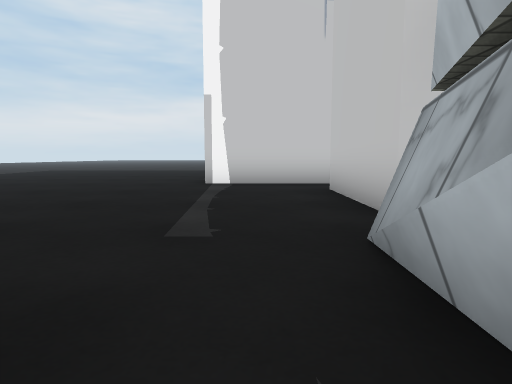
View 1 (above)

19 first-person views from a walk through a 3-D level made in the Unity game engine. The camera is 0.64 m above the floor, tilts 6° down and sees 75° across. The floor is counted in squares, 1 m on a side. Each view is taken from the middle of a square. On the plan, view 1 faces up. The plan holds only what a view shows up to about 10 squares ahead; the rest is blank. The place goes on beyond the plan. Some surface patterns are stand-ins.

View 2
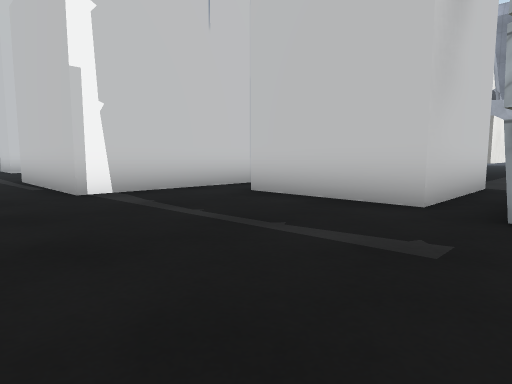

View 3
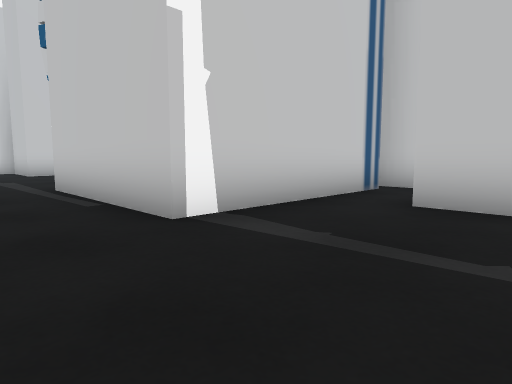

View 4
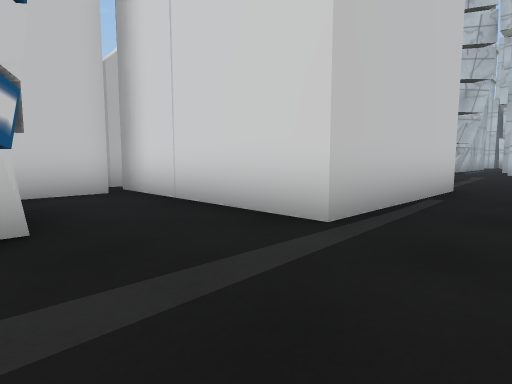

View 5
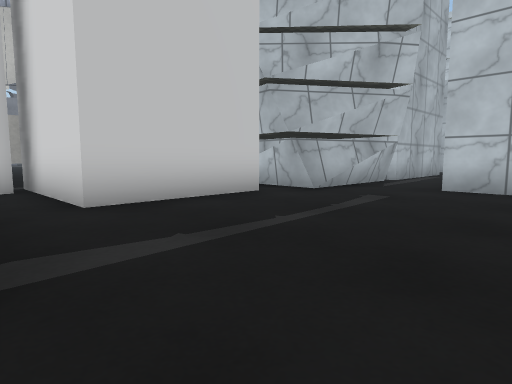

View 6
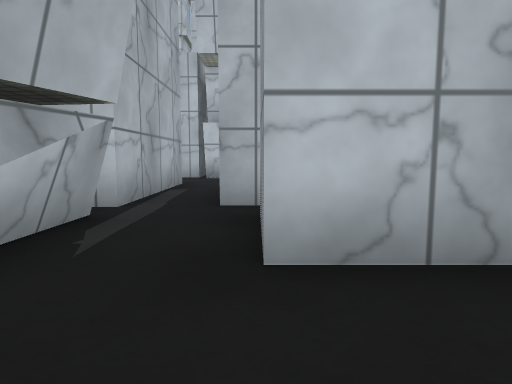

View 7
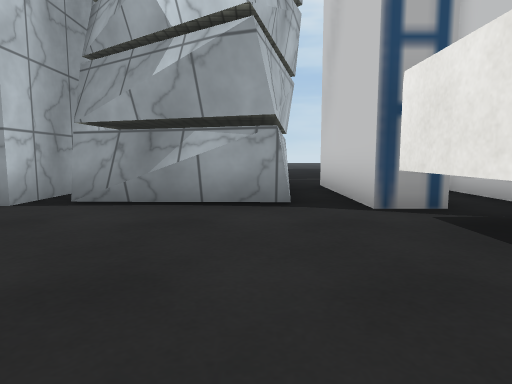

View 8
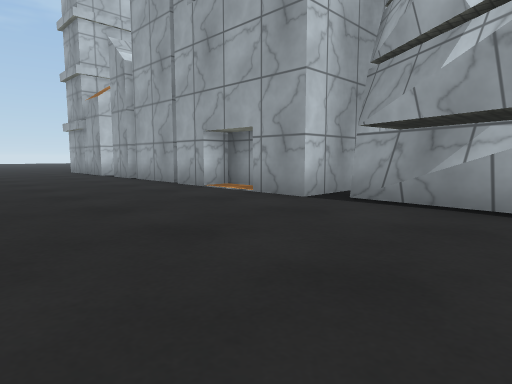

View 9
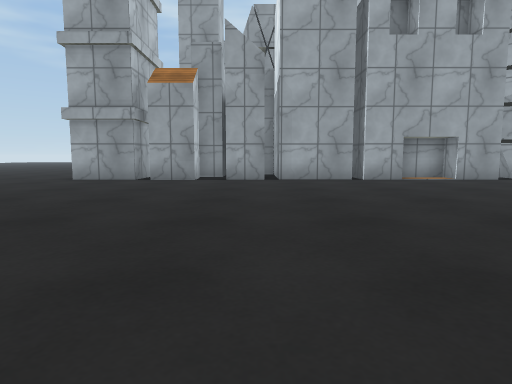

View 10
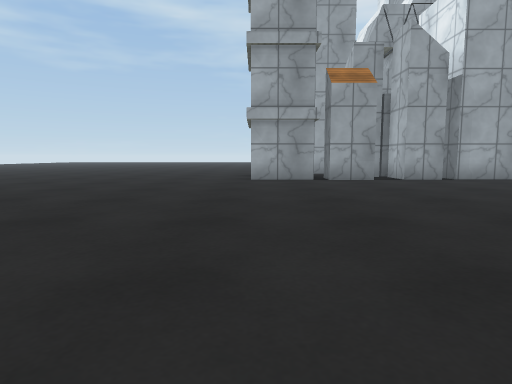

View 11
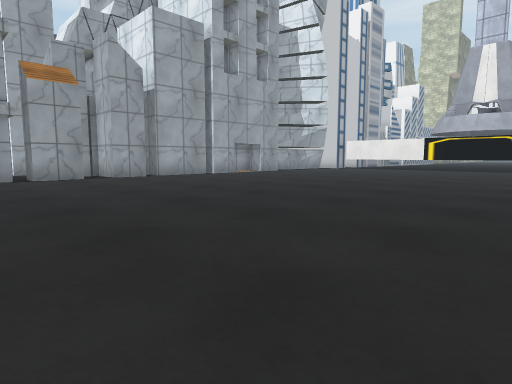

View 12
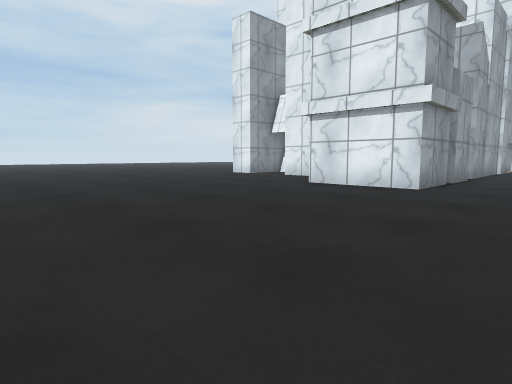

View 13
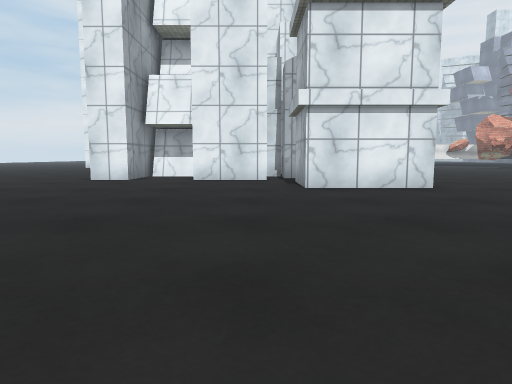

View 14
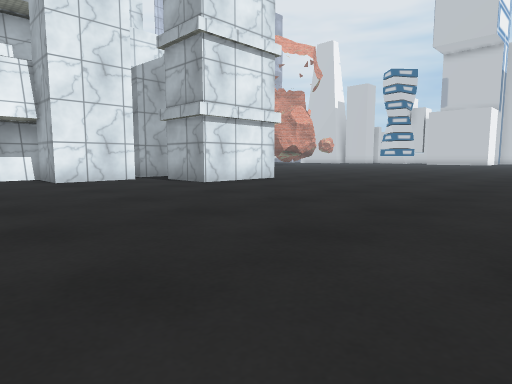

View 15
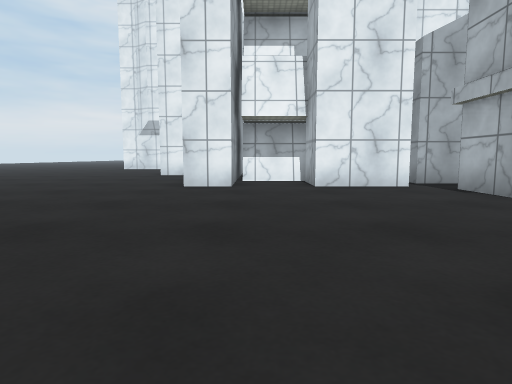

View 16
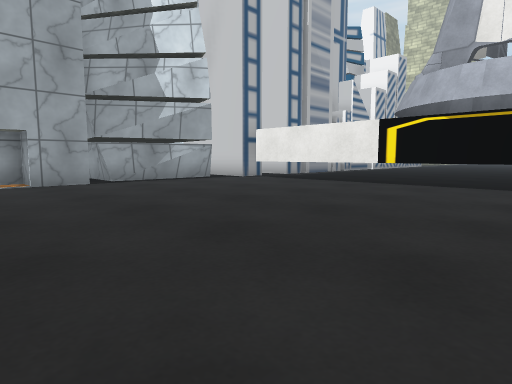

View 17
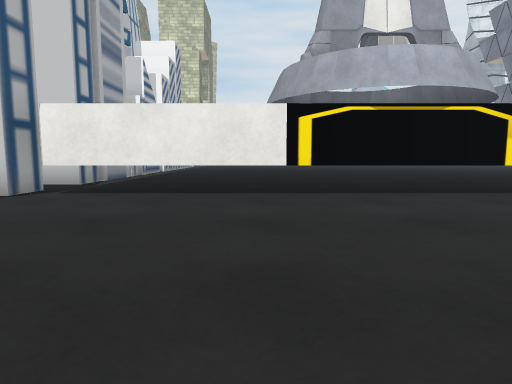

View 18
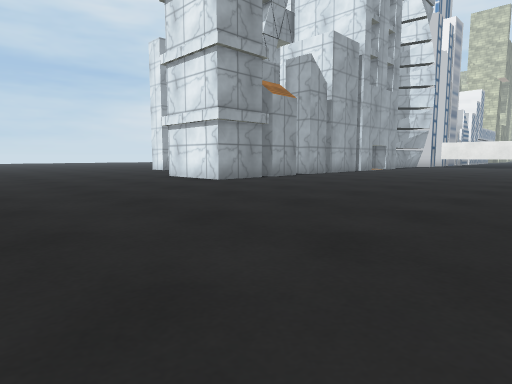

View 19
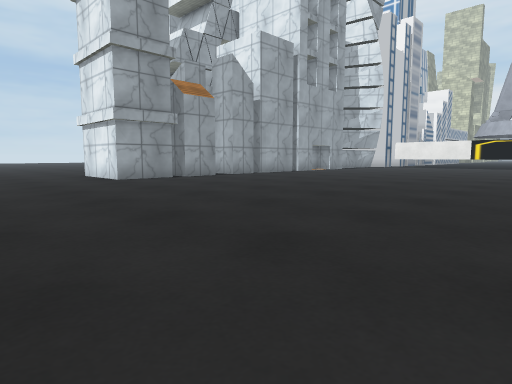

### Floor plan
Points are (right, up) in squares from view 1. A wall is a line through its corners. A room is listed if a view was taken in it or the views show most of it. See-through windows are left out.
Room 1 (view 1)
walls: (-1.1, -1.2) (-0.5, -1.2); (0.4, -0.4) (0.4, 0.2); (0.3, -0.2) (0.8, 1.4); (0.7, -0.6) (0.7, 1.6); (-1, 1.1) (-1, -0.8)
ways out: opening at (0, 0.5) to room 2; opening at (0, -2.5)
Room 2 (views 2, 3, 4, 5, 6)
walls: (3.6, 8) (-1.2, 8) (-1.2, 12.2) (3.5, 12.2); (1.5, 3.5) (1.5, 6.6) (4.9, 6.6); (4.1, 6.9) (4.1, 8.4); (3, 12.6) (3, 14.2); (0.5, 14.4) (0.1, 14.6); (-2.6, 1.1) (-1, 1.1); (0.7, 1.6) (0.7, 2.6); (0.8, 1.4) (1.2, 2.7); (1.6, 14.2) (-0.1, 14.6)
low walls: (0.7, 1.9) (1, 2.7)
ways out: opening at (0, 0.5) to room 1; opening at (2, 3) to room 3
Room 3 (views 7, 8, 9, 10, 11, 12, 13, 14, 15, 16, 17, 18, 19)
walls: (4.7, -7.8) (4.7, -8.9) (3.9, -8.9); (4, -9.7) (4.7, -9.7) (4.7, -10.8) (3.9, -10.8); (3.9, -11.4) (4.7, -11.4) (4.7, -13.1) (2, -13.1) (2, -11.4); (4.7, -5.2) (4.7, -7.3) (3.9, -7.3); (1.4, -10.8) (-0.7, -10.8) (-0.7, -9.4); (4.3, -2.4) (4.2, -3.9); (13.2, 3.5) (5.5, 3.5); (-0.6, -9.1) (-2.5, -9.1); (3, -1.2) (4.7, -1.2) (4.7, -2.4) (4, -2.4) (4, -3.9) (4.7, -3.9) (4.7, -5) (3.9, -5); (-0.6, -8.9) (-2.5, -8.9) (-2.5, -10.8) (-3.5, -10.8); (4.9, 2.1) (4, -0.8); (4.9, 3.5) (1.5, 3.5); (0.9, 2.6) (2.4, 2.6); (1, 2.7) (4.7, 2.3) (4.7, -0.1)
low walls: (4.6, 0.3) (4.3, -0.6); (4.3, 2.5) (4.3, -0.6)
ways out: opening at (2, 3) to room 2; gap at (5, 4) to room 4
Room 4 (no view inside)
walls: (4.9, 5.7) (2.6, 5.7)
ways out: gap at (5, 4) to room 3

Where each view was taken, in squares from view 1:
view 1: 0 up, 0 right, facing up
view 2: 2 up, 3 left, facing up-right
view 3: 5 up, 3 left, facing up-right
view 4: 15 up, 3 left, facing down-right
view 5: 8 up, 3 left, facing down-right
view 6: 3 up, 1 left, facing down
view 7: 2 up, 9 right, facing left
view 8: 2 up, 9 right, facing down-left
view 9: 8 down, 14 right, facing left
view 10: 13 down, 14 right, facing left
view 11: 13 down, 15 right, facing up-left
view 12: 20 down, 7 right, facing up-left
view 13: 20 down, 1 right, facing up
view 14: 20 down, 3 left, facing up-right
view 15: 18 down, 2 left, facing up
view 16: 4 down, 13 right, facing up-left
view 17: 2 down, 9 right, facing up
view 18: 19 down, 12 right, facing up-left
view 19: 17 down, 14 right, facing up-left
